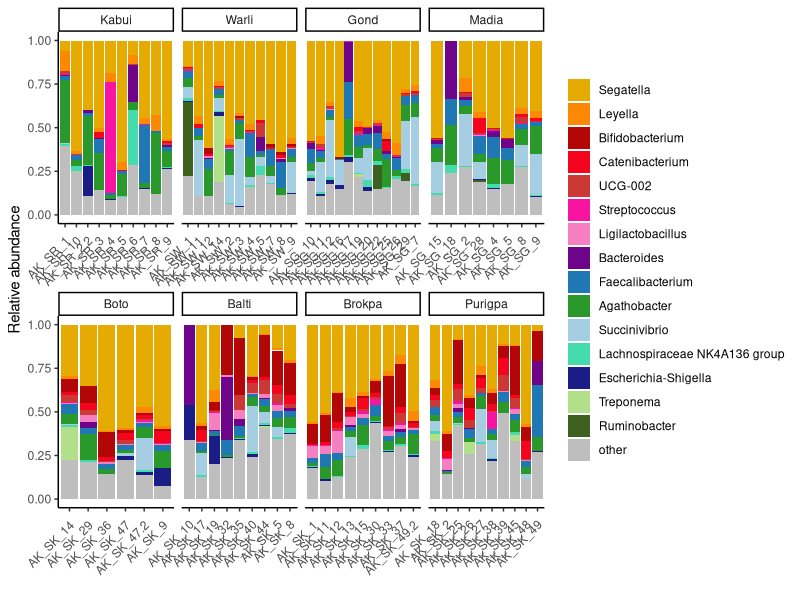

Source code (R):
library(reshape2)
library(data.table)
library(dplyr)
library(ggplot2)
library(stringr)
library(RColorBrewer)
library(cowplot)
library("pheatmap")
library(viridis)

path = "/Users/emily/Documents/SonnenburgPostdoc/IndianMicrobiome/Revision_October_2025/Github/"
setwd(path)


#####################################################################
### Figure 2 Supplement 2: 
#      Stacked bars of 16S genera per sample
#####################################################################


###################################
###  16S  genus-level abundance 

d16<-read.table("Fig2_relab_genus16S.csv", header = TRUE, sep = " ",stringsAsFactors = F,numerals="allow.loss")
d16$AK_SK_31 = NULL # sample has no metadata

## MELT to three-column format 
d16melt <- reshape::melt(d16, id = c("Genus"))
names(d16melt) <- c("Genus","Sample","Rel_ab") # now equivalent to 'genusRA' for metgenomic
d16melt$Sample <- as.character(d16melt$Sample)

## Add region/tribe metadata
meta16 <-read.table("sample_metadata.csv", header = TRUE, sep = ",",stringsAsFactors = T) 
meta16 <- meta16 %>% mutate(Region = str_replace(Region, "Central", "Deccan Plateau"))
meta16 <- meta16 %>% mutate(Region = str_replace(Region, "North-East", "Kabui"))
meta16 <- meta16 %>% mutate(Region = str_replace(Region, "North", "Trans-Himalayas"))
meta16 <- meta16 %>% mutate(Region = str_replace(Region, "West", "Coast"))
meta16 <- meta16 %>% mutate(Region = str_replace(Region, "Kabui", "Northeast Hills"))
meta16 <- meta16 %>% mutate(Tribe = str_replace(Tribe, "Gondia", "Gond"))
meta16<-subset(meta16,meta16$sample %in% names(d16))

d16melt$Tribe = NA
d16melt$Region = NA 
for (row in 1:nrow(d16melt)){
  samplename = d16melt[row,2]
  tribe <- as.character(subset(meta16,meta16$sample==samplename)$Tribe)
  region <- as.character(subset(meta16,meta16$sample==samplename)$Region)
  d16melt[row,4] = tribe
  d16melt[row,5] = region
}

##################################################################
#### SELECT TOP GENERA (TO HAVE LABELS/COLORS IN PLOT LEGEND) 
##################################################################

# calculate total abundance per genus, by tribe
totals16 <- d16melt %>% dplyr::group_by(Genus, Tribe) %>% dplyr::summarise(mean_Rel_ab = mean(Rel_ab))

# pick a rel_ab threshold that yields 15 genera 
common_genera <- subset(totals16,totals16$mean_Rel_ab >= 0.027) 
length(unique(common_genera$Genus))
top_genera = unique(common_genera$Genus)

# get abundances for only these genera
d16melt_top = subset(d16melt,d16melt$Genus%in%top_genera) 
d16melt_top <- subset(d16melt_top,is.na(d16melt_top$Tribe)==F)

## ADD 'OTHER' COLUMN (genera not abundant enough to get their own label):
# First, sum up the abundances per person of genera that DO get a label
labeled_per_person <- d16melt_top %>%
  dplyr::group_by(Sample)  %>%
  dplyr::summarise(percent_with_genus_label = sum(Rel_ab))
mean(labeled_per_person$percent_with_genus_label )

# Then define other as 1 minus that sum
labeled_per_person$other = 1-labeled_per_person$percent_with_genus_label 

# Add that sum to dmelt16_top in the form of one row per person, where 'genus' = 'other'
dplot <- d16melt_top

for (i in (unique(d16melt_top$Sample))){
  tribe = unique(subset(d16melt_top,d16melt_top$Sample==i)$Tribe)
  region = unique(subset(d16melt_top,d16melt_top$Sample==i)$Region)
  other_number = as.numeric( subset(labeled_per_person,labeled_per_person$Sample==i)[1,3] )
  vector = c('other',i,other_number,tribe,region)
  dplot = rbind(dplot,vector)
}



## Prep df for plotting, including setting the order for the genera to appear in the legend                       
temp=c("Segatella","Leyella","Bifidobacterium","Catenibacterium","UCG-002",
    "Streptococcus", "Ligilactobacillus",
    "Bacteroides", "Faecalibacterium","Agathobacter", "Succinivibrio",
   "Lachnospiraceae NK4A136 group","Escherichia-Shigella","Treponema","Ruminobacter","other")
dplot$Genus = factor(dplot$Genus,levels=temp)
dplot$Rel_ab = as.numeric(dplot$Rel_ab) # and make rel_ab numeric
dplot$Tribe <- factor(dplot$Tribe,
                      levels = c("Kabui","Warli","Gond","Madia","Boto","Balti","Brokpa","Purigpa"))


## Set up colors for the plot
col_list = c("#E6AB02", #  Segatella
             '#fc8803', # Leyella
             '#b30707',# Bifidobacterium ******
             '#f5051d',# Catenibacterium  ******
             '#cc3835',# Ruminococcaceae UCG-002  ******
             "#f714a0", # Streptococcus ******
             '#f57fc0',# Ligilactobacillus ******
             '#6d048a', # Bacteroides ****,# Bacteroides
             "#1F78B4",# Faecalibacterium
             '#29992b',# Agathobacter
             "#A6CEE3", # Succinivibrio
             '#46dbac',# "Lachnospiraceae NK4A136 group"
             '#1b1d87',# Eschericia/Shigella
             "#B2DF8A",# Treponema
             "#3d611e",# Ruminobacter
             'gray'# other
)



#### Plot

s<- ggplot(dplot, aes(fill=Genus, y=Rel_ab, x=Sample)) +  theme_classic() +
  geom_bar(position="fill", stat="identity") + theme(axis.text.x = element_text(angle = 45, vjust = 0.9, hjust=1)) +
  scale_fill_manual("legend",values = col_list)  + ylab("Relative abundance") + xlab("") +
  theme(legend.title=element_blank()) 
s + facet_wrap(~Tribe,scales="free_x",nrow=2) # see https://stats.stackexchange.com/questions/24806/dropping-unused-levels-in-facets-with-ggplot2
